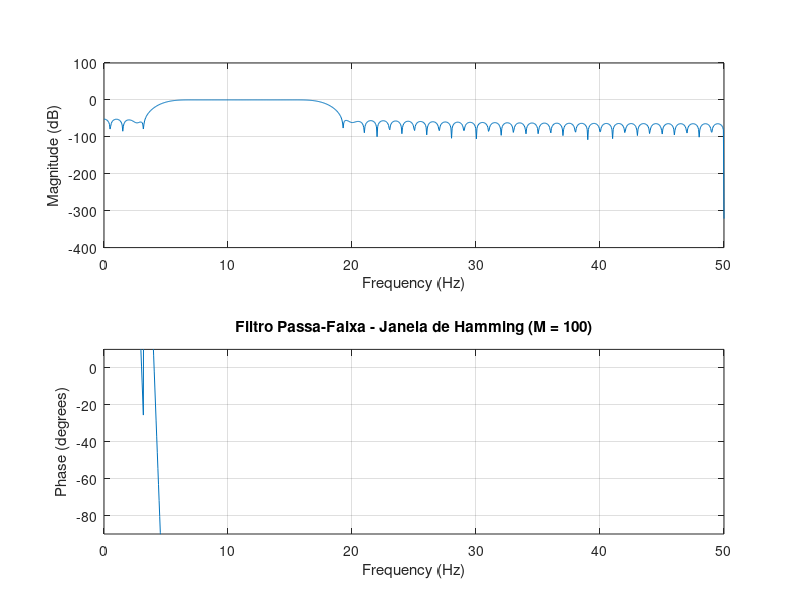
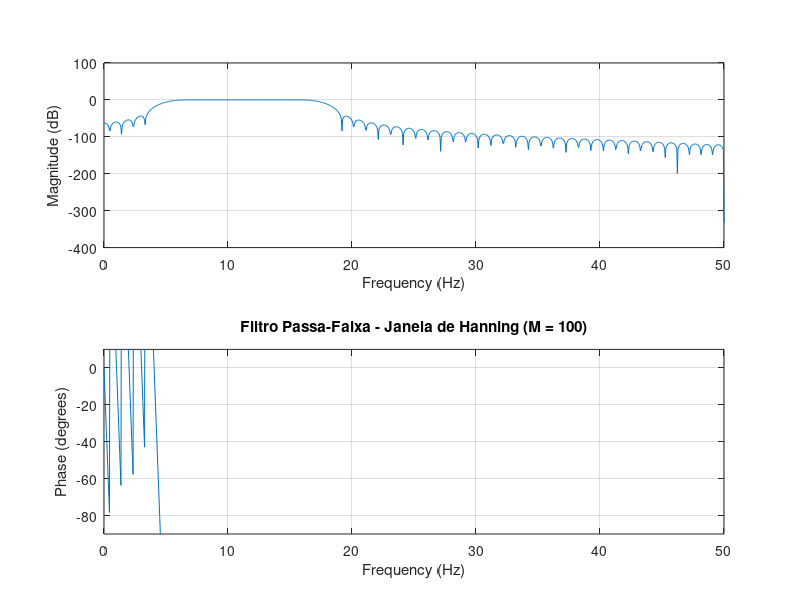
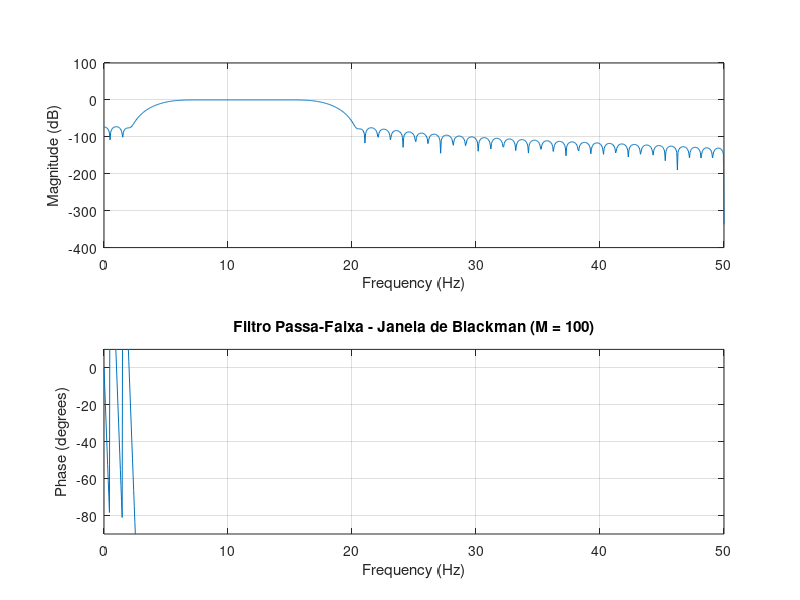

Here is the MATLAB script that generated these plots, in order:
clc; clear; close all;

Omega_c1 = 10;
Omega_c2 = 35;
Omega_s = 100;

wc1 = (Omega_c1/Omega_s)*pi;
wc2 = (Omega_c2/Omega_s)*pi;

M = 100;
n = 0:M-1;
alpha = (M-1)/2;

hd = (sin(wc2*(n - alpha)) - sin(wc1*(n - alpha))) ./ (pi*(n - alpha));
hd(n == alpha) = (wc2 - wc1)/pi;

w_hamming = hamming(M)';
w_hanning = hanning(M)';
w_blackman = blackman(M)';

h_hamming = hd .* w_hamming;
h_hanning = hd .* w_hanning;
h_blackman = hd .* w_blackman;

figure;
freqz(h_hamming, 1, 1024, Omega_s);
axis([0 Omega_s/2 -90 10]);
title('Filtro Passa-Faixa - Janela de Hamming (M = 100)');

figure;
freqz(h_hanning, 1, 1024, Omega_s);
axis([0 Omega_s/2 -90 10]);
title('Filtro Passa-Faixa - Janela de Hanning (M = 100)');

figure;
freqz(h_blackman, 1, 1024, Omega_s);
axis([0 Omega_s/2 -90 10]);
title('Filtro Passa-Faixa - Janela de Blackman (M = 100)');